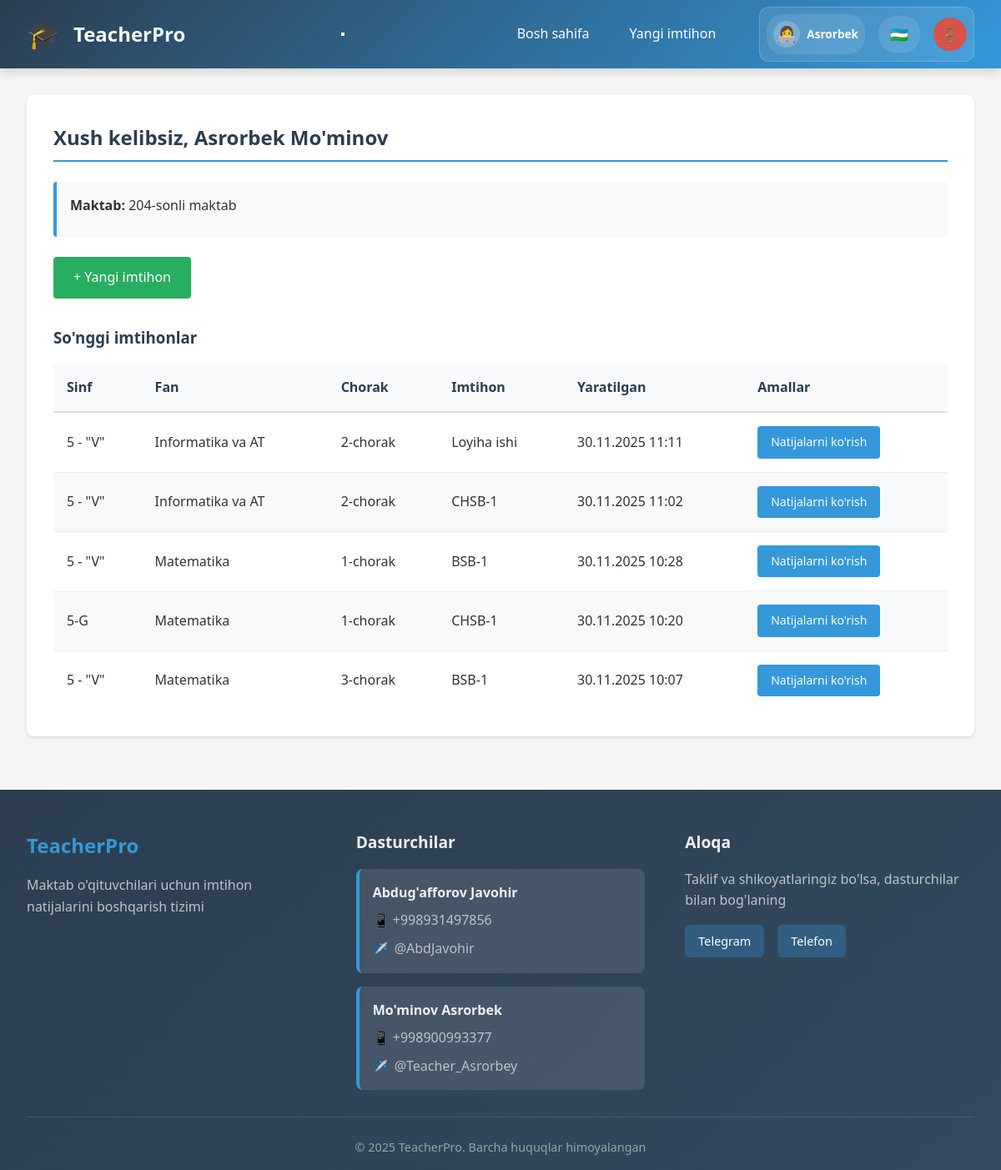
Screenshot of /teacher/dashboard (signed in) with the database file from the repository.
### models.py (models this page shows, shortened)
class Base(DeclarativeBase):
    pass

class Employee(Base):
    __tablename__ = 'employees'
    id = Column(Integer, primary_key=True)
    username = Column(String(80), unique=True, nullable=False)
    password_hash = Column(String(200), nullable=False)
    first_name = Column(String(100), nullable=False)
    last_name = Column(String(100), nullable=False)
    email = Column(String(100))
    is_admin = Column(Boolean, default=False)
    is_active = Column(Boolean, default=True)
    school_id = Column(Integer, ForeignKey('schools.id'), nullable=True)
    staff_title_id = Column(Integer, ForeignKey('staff_titles.id'), nullable=True)
    created_at = Column(DateTime, default=datetime.utcnow)
    updated_at = Column(DateTime, default=datetime.utcnow, onupdate=datetime.utcnow)
    school = relationship('School', back_populates='employees')
    staff_title = relationship('StaffTitle', back_populates='employees')
    assigned_classes = relationship('SchoolClass', secondary='teacher_classes', back_populates='assigned_teachers')
    assigned_subjects = relationship('Subject', secondary='teacher_subjects', back_populates='assigned_teachers')

class School(Base):
    __tablename__ = 'schools'
    id = Column(Integer, primary_key=True)
    name = Column(String(200), nullable=False)
    address = Column(Text)
    phone = Column(String(50))
    email = Column(String(100))
    created_at = Column(DateTime, default=datetime.utcnow)
    employees = relationship('Employee', back_populates='school', cascade='all, delete-orphan')
    classes = relationship('SchoolClass', back_populates='school', cascade='all, delete-orphan')

class SchoolClass(Base):
    __tablename__ = 'classes'
    id = Column(Integer, primary_key=True)
    name = Column(String(100), nullable=False)
    school_id = Column(Integer, ForeignKey('schools.id'), nullable=False)
    leader_first_name = Column(String(100), nullable=True)
    leader_last_name = Column(String(100), nullable=True)
    leader_phone = Column(String(50), nullable=True)
    created_at = Column(DateTime, default=datetime.utcnow)
    school = relationship('School', back_populates='classes')
    students = relationship('Student', back_populates='school_class', cascade='all, delete-orphan')
    exams = relationship('Exam', back_populates='school_class')
    assigned_teachers = relationship('Employee', secondary='teacher_classes', back_populates='assigned_classes')

class Subject(Base):
    __tablename__ = 'subjects'
    id = Column(Integer, primary_key=True)
    name = Column(String(100), nullable=False, unique=True)
    assigned_teachers = relationship('Employee', secondary='teacher_subjects', back_populates='assigned_subjects')

class Quarter(Base):
    __tablename__ = 'quarters'
    id = Column(Integer, primary_key=True)
    name = Column(String(50), nullable=False, unique=True)
    order_num = Column(Integer, nullable=False)

class ExamName(Base):
    __tablename__ = 'exam_names'
    id = Column(Integer, primary_key=True)
    name = Column(String(100), nullable=False, unique=True)

class Exam(Base):
    __tablename__ = 'exams'
    id = Column(Integer, primary_key=True)
    class_id = Column(Integer, ForeignKey('classes.id'), nullable=False)
    subject_id = Column(Integer, ForeignKey('subjects.id'), nullable=False)
    quarter_id = Column(Integer, ForeignKey('quarters.id'), nullable=False)
    exam_name_id = Column(Integer, ForeignKey('exam_names.id'), nullable=False)
    exam_type_id = Column(Integer, ForeignKey('exam_types.id'), nullable=False)
    teacher_id = Column(Integer, ForeignKey('employees.id'), nullable=False)
    created_at = Column(DateTime, default=datetime.utcnow)
    is_bsb_exam = Column(Boolean, default=False)
    is_chsb_exam = Column(Boolean, default=False)
    is_project_exam = Column(Boolean, default=False)
    chsb_config = Column(Text, nullable=True)
    gender_filter = Column(Integer, nullable=True)
    group_filter = Column(Integer, nullable=True)
    variant = Column(Integer, default=1)
    school_class = relationship('SchoolClass', back_populates='exams')
    subject = relationship('Subject')
    quarter = relationship('Quarter')
    exam_name = relationship('ExamName')
    exam_type = relationship('ExamType')
    teacher = relationship('Employee')
    questions = relationship('Question', back_populates='exam', cascade='all, delete-orphan')
    results = relationship('ExamResult', back_populates='exam', cascade='all, delete-orphan')

### routers/teacher.py (the view)
@router.get("/dashboard", response_class=HTMLResponse)
async def teacher_dashboard(
    request: Request,
    db: AsyncSession = Depends(get_db)
):
    teacher_id = request.session.get('user_id')
    teacher_result = await db.execute(select(Employee).where(Employee.id == teacher_id))
    employee = teacher_result.scalar_one_or_none()
    exams_result = await db.execute(
        select(Exam)
        .where(Exam.teacher_id == teacher_id)
        .order_by(Exam.created_at.desc())
        .limit(10)
    )
    exams = exams_result.scalars().all()
    exams_data = []
    for exam in exams:
        class_result = await db.execute(select(SchoolClass).where(SchoolClass.id == exam.class_id))
        class_obj = class_result.scalar_one_or_none()
        subject_result = await db.execute(select(Subject).where(Subject.id == exam.subject_id))
        subject = subject_result.scalar_one_or_none()
        quarter_result = await db.execute(select(Quarter).where(Quarter.id == exam.quarter_id))
        quarter = quarter_result.scalar_one_or_none()
        exam_name_result = await db.execute(select(ExamName).where(ExamName.id == exam.exam_name_id))
        exam_name = exam_name_result.scalar_one_or_none()
        exams_data.append({
            'id': exam.id,
            'class_name': class_obj.name if class_obj else '',
            'subject_name': subject.name if subject else '',
            'quarter_name': quarter.name if quarter else '',
            'exam_name': exam_name.name if exam_name else '',
            'created_at': exam.created_at
        })
    school = None
    if employee and employee.school_id:
        school_result = await db.execute(select(School).where(School.id == employee.school_id))
        school = school_result.scalar_one_or_none()
    context = await get_template_context(request)
    context.update({
        'employee': employee,
        'school': school,
        'exams': exams_data
    })
    return templates.TemplateResponse('teacher_dashboard.html', context)

### templates/teacher_dashboard.html (shortened to what this page needs)
{% extends "base.html" %}
{% block content %}
<div class="card">
    <h2>{{ _('welcome') }}, {{ session.full_name }}</h2>
    {% if school %}
    <div class="exam-info-box">
        <p><strong>{{ _('school') }}:</strong> {{ school.name }}</p>
    </div>
    {% endif %}
    <div style="margin-bottom: 2rem;">
        <a href="{{ url_for('create_exam') }}" class="btn btn-success">+ {{ _('create_exam') }}</a>
    </div>
    {% if exams %}
    <h3>{{ _('recent_exams') }}</h3>
    <table>
        <thead>
            <tr>
                <th>{{ _('class') }}</th>
                <th>{{ _('subject') }}</th>
                <th>{{ _('quarter') }}</th>
                <th>{{ _('exam') }}</th>
                <th>{{ _('created_at') }}</th>
                <th>{{ _('actions') }}</th>
            </tr>
        </thead>
        <tbody>
            {% for exam in exams %}
            <tr>
                <td>{{ exam.class_name }}</td>
                <td>{{ exam.subject_name }}</td>
                <td>{{ exam.quarter_name }}</td>
                <td>{{ exam.exam_name }}</td>
                <td>{{ exam.created_at.strftime('%d.%m.%Y %H:%M') }}</td>
                <td class="action-buttons">
                    <a href="{{ url_for('view_results', exam_id=exam.id) }}" class="btn btn-primary btn-sm">{{
                        _('view_results') }}</a>
                </td>
            </tr>
            {% endfor %}
        </tbody>
    </table>
    {% else %}
    <p>{{ _('no_exams_yet') }}</p>
    {% endif %}
</div>
{% endblock %}

### templates/base.html (shortened to what this page needs)
<!DOCTYPE html>
<html lang="{{ current_language }}">
<head>
    <link rel="stylesheet" href="{{ url_for('static', filename='style.css') }}">
</head>
<body>
    <nav class="navbar">
        <div class="nav-brand">
            <div class="nav-icon">🎓</div>
            <h1>{{ _('app_name') }}</h1>
        </div>
        <button class="hamburger-menu" id="hamburgerMenu">
        </button>
        <div class="nav-links">
            {% if session.user_id %}
            <div class="nav-menu" id="navMenu">
                {% if session.is_admin %}
                <a href="{{ url_for('admin_dashboard') }}"
                    class="nav-link {% if request.endpoint == 'admin_dashboard' %}active{% endif %}">
                    {{ _('dashboard') }}
                </a>
                <a href="{{ url_for('schools_list') }}"
                    class="nav-link {% if request.endpoint == 'schools_list' %}active{% endif %}">
                    {{ _('schools') }}
                </a>
                <a href="{{ url_for('employees_list') }}"
                    class="nav-link {% if request.endpoint == 'employees_list' %}active{% endif %}">
                    {{ _('employees') }}
                </a>
                <div class="nav-dropdown" id="settingsDropdown">
                    <a href="#" class="nav-link">
                        {{ _('settings') }}
                        <span class="dropdown-arrow">▼</span>
                    </a>
                    <div class="dropdown-menu" style="background: #638ba7;">
                        <a href="{{ url_for('subjects_list') }}" class="dropdown-link">{{ _('subjects') }}</a>
                        <a href="{{ url_for('quarters_list') }}" class="dropdown-link">{{ _('quarters') }}</a>
                        <a href="{{ url_for('exam_names_list') }}" class="dropdown-link">{{ _('exam_names') }}</a>
                        <a href="{{ url_for('exam_types_list') }}" class="dropdown-link">{{ _('exam_types') }}</a>
                        <a href="{{ url_for('question_types_list') }}" class="dropdown-link">{{ _('question_types')
                            }}</a>
                        <a href="{{ url_for('staff_titles_list') }}" class="dropdown-link">{{ _('staff_titles') }}</a>
                        <a href="{{ url_for('manage_languages') }}" class="dropdown-link">{{ _('manage_languages')
                            }}</a>
                    </div>
                </div>
                {% else %}
                <a href="{{ url_for('teacher_dashboard') }}"
                    class="nav-link {% if request.endpoint == 'teacher_dashboard' %}active{% endif %}">
                    {{ _('dashboard') }}
                </a>
                <a href="{{ url_for('create_exam') }}"
                    class="nav-link {% if request.endpoint == 'create_exam' %}active{% endif %}">
                    {{ _('create_exam') }}
                </a>
                {% endif %}
            </div>
            <div class="nav-user" id="navUser">
                <div class="user-info-compact">
                    <span class="user-avatar">👩‍💻</span>
                    <span class="user-name-short">{{ session.full_name.split(' ')[0] }}</span>
                </div>
                <div class="language-selector-compact">
                    <div class="language-current" id="languageCurrent">
                        {% if current_language == 'uz' %}🇺🇿{% endif %}
                    </div>
                </div>
                <a href="{{ url_for('logout') }}" class="logout-btn-compact" title="{{ _('logout') }}">
                    <span class="logout-icon">🚪</span>
                </a>
            </div>
            {% endif %}
        </div>
    </nav>
    <div class="container">
        {% block content %}{% endblock %}
    </div>
    <footer class="footer">
        <div class="footer-content">
            <div class="footer-section">
                <h3>{{ _('app_name') }}</h3>
                <p>{{ _('footer_description') }}</p>
            </div>
            <div class="footer-section">
                <h4>{{ _('developers') }}</h4>
                <div class="developer-info">
                    <div class="developer">
                        <strong>Abdug'afforov Javohir</strong>
                        <div class="developer-contacts">
                            <span class="contact-item">📱 +998931497856</span>
                            <a href="https://t.me/AbdJavohir" class="contact-link" target="_blank">
                                <span class="telegram-icon">✈️</span> @AbdJavohir
                            </a>
                        </div>
                    </div>
                    <div class="developer">
                        <strong>Mo'minov Asrorbek</strong>
                        <div class="developer-contacts">
                            <span class="contact-item">📱 +998900993377</span>
                            <a href="https://t.me/Teacher_Asrorbey" class="contact-link" target="_blank">
                                <span class="telegram-icon">✈️</span> @Teacher_Asrorbey
                            </a>
                        </div>
                    </div>
                </div>
            </div>
            <div class="footer-section">
                <h4>{{ _('contact') }}</h4>
                <p>{{ _('footer_contact_description') }}</p>
                <div class="footer-links">
                    <a href="https://t.me/AbdJavohir" class="footer-link" target="_blank">Telegram</a>
                    <a href="tel:+998931497856" class="footer-link">{{ _('phone') }}</a>
                </div>
            </div>
        </div>
        <div class="footer-bottom">
            <p>&copy; 2025 {{ _('app_name') }}. {{ _('all_rights_reserved') }}</p>
        </div>
    </footer>
</body>
</html>

### rows the page displays
Employee: full_name "Asrorbek"
School: name "204-sonli maktab"
SchoolClass: class_name "5 - \"V\"" "5 - \"V\"" "5 - \"V\"" "5 - \"V\""
Subject: subject_name "Informatika va AT" "Informatika va AT"
Quarter: quarter_name "2-chorak" "2-chorak"
ExamName: exam_name "Loyiha ishi"
Exam: created_at "30.11.2025 11:11"
ExamName: exam_name "CHSB-1" "CHSB-1"
Exam: created_at "30.11.2025 11:02"
Subject: subject_name "Matematika" "Matematika" "Matematika"
Quarter: quarter_name "1-chorak" "1-chorak"
ExamName: exam_name "BSB-1" "BSB-1"
Exam: created_at "30.11.2025 10:28"
SchoolClass: class_name "5-G"
Exam: created_at "30.11.2025 10:20"
Quarter: quarter_name "3-chorak"
Exam: created_at "30.11.2025 10:07"

### other values shown
{{ session.full_name }} "Asrorbek Mo'minov"
